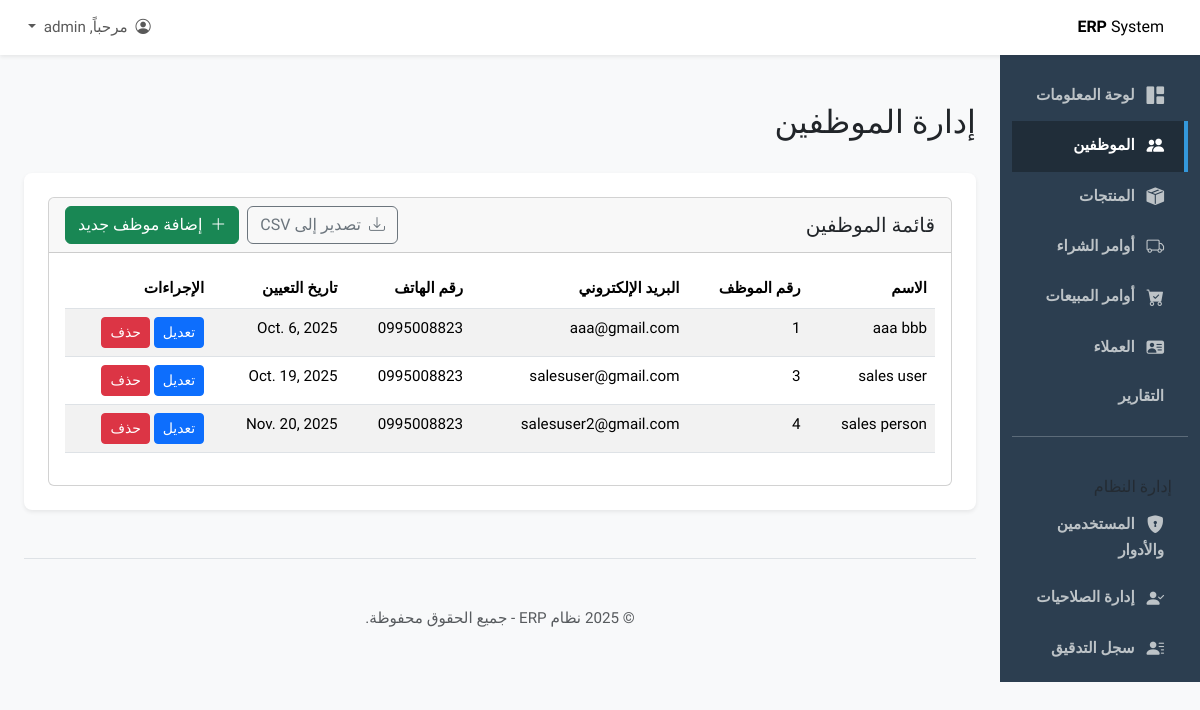
/employees/ (signed in), run on an earlier commit of the app's database.
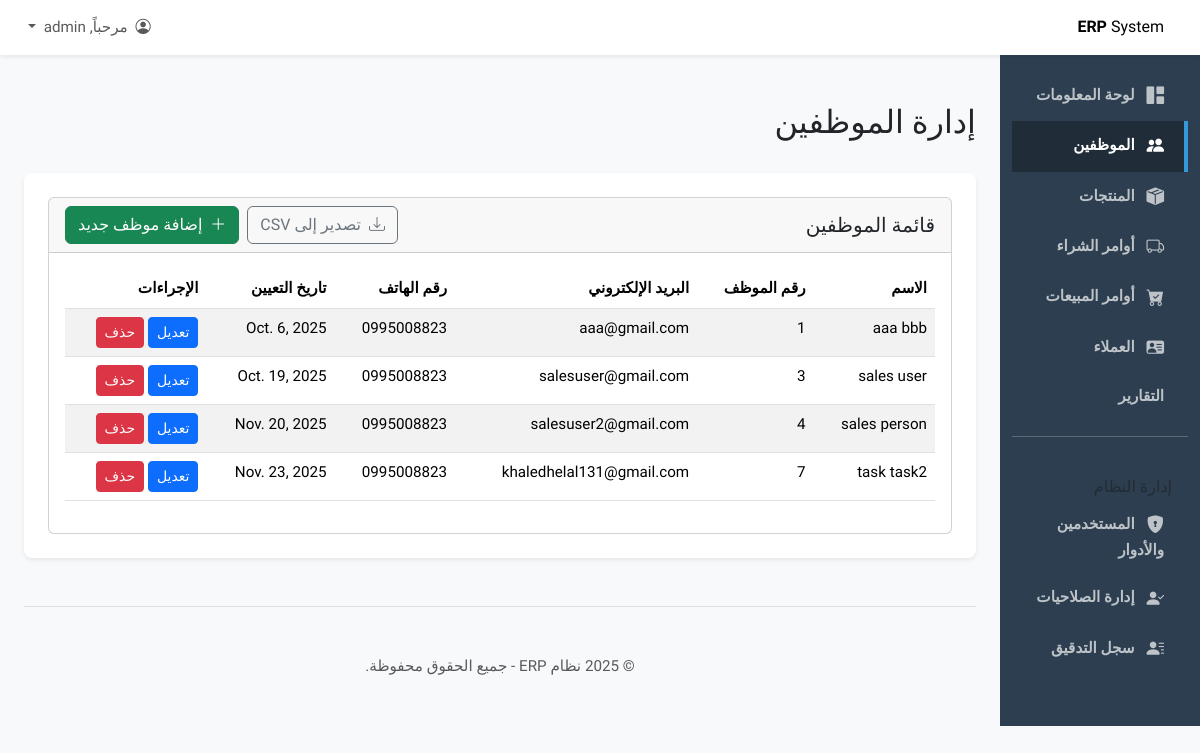
And on a later commit of the database.
### employees/models.py (models this page shows, shortened)
class Employee(models.Model):
    user = models.OneToOneField(User, on_delete=models.CASCADE, related_name='employee_profile', null=True, blank=True)
    employee_id = models.CharField(max_length=20, unique=True, verbose_name="رقم الموظف")
    first_name = models.CharField(max_length=100, verbose_name="الاسم الأول")
    last_name = models.CharField(max_length=100, verbose_name="الاسم الأخير")
    email = models.EmailField(unique=True, verbose_name="البريد الإلكتروني")
    phone_number = models.CharField(max_length=20, blank=True, null=True, verbose_name="رقم الهاتف")
    address = models.TextField(blank=True, null=True, verbose_name="العنوان")
    hire_date = models.DateField(verbose_name="تاريخ التعيين")
    salary = models.DecimalField(max_digits=10, decimal_places=2, verbose_name="الراتب")
    is_active = models.BooleanField(default=True, verbose_name="نشط")
    history = HistoricalRecords()
    class Meta:
        verbose_name = "الموظف"
        verbose_name_plural = "الموظفين"

### employees/views.py (the view)
# urls.py: path('', views.employee_list_view, name='employee_list'),
@login_required
@permission_required('employees.view_employee', raise_exception=True)
def employee_list_view(request):
    employees = Employee.objects.all().order_by('first_name')
    context = {'employees': employees}
    return render(request, 'employees/employee_list.html', context)

### employees/templates/employees/employee_list.html (shortened to what this page needs)
{% extends "base.html" %}
{% block page_title %}إدارة الموظفين{% endblock %}
{% block content %}
<div class="card">
    <div class="card-header d-flex justify-content-between align-items-center flex-wrap">
        <h5 class="mb-0">قائمة الموظفين</h5>
        <div class="btn-toolbar">
            {% if perms.employees.view_employee %}
                <a href="{% url 'employee_export_csv' %}" class="btn btn-outline-secondary me-2">
                    <i class="bi bi-download me-1"></i> تصدير إلى CSV
                </a>
            {% endif %}
            {% if perms.employees.add_employee %}
                <a href="{% url 'employee_add' %}" class="btn btn-success">
                    <i class="bi bi-plus-lg me-1"></i> إضافة موظف جديد
                </a>
            {% endif %}
        </div>
    </div>
    <div class="card-body">
            <div class="table-responsive">
                <table class="table table-striped table-hover">
                    <thead>
                        <tr>
                            <th>الاسم</th>
                            <th>رقم الموظف</th>
                            <th>البريد الإلكتروني</th>
                            <th>رقم الهاتف</th>
                            <th>تاريخ التعيين</th>
                            <th>الإجراءات</th>
                        </tr>
                    </thead>
                    <tbody>
                        {% for employee in employees %}
                        <tr>
                            <td>{{ employee.first_name }} {{ employee.last_name }}</td>
                            <td>{{ employee.employee_id }}</td>
                            <td>{{ employee.email }}</td>
                            <td>{{ employee.phone_number }}</td>
                            <td>{{ employee.hire_date }}</td>
                            <td>
                                {% if perms.employees.change_employee %}
                                <a href="{% url 'employee_edit' pk=employee.pk %}"
                                    class="btn btn-sm btn-primary">تعديل</a>
                                {% endif %}
                                {% if perms.employees.delete_employee %}
                                <a href="{% url 'employee_delete' pk=employee.pk %}"
                                    class="btn btn-sm btn-danger">حذف</a>
                                {% endif %}
                            </td>
                        </tr>
                        {% empty %}
                        <tr>
                            <td colspan="6" class="text-center">لا يوجد موظفين لعرضهم.</td>
                        </tr>
                        {% endfor %}
                    </tbody>
                </table>
            </div>
        </div>
    </div>
    {% endblock %}```

What changed in the data, as far as the page shows it:
added Employee: first_name "task", last_name "task2", employee_id "7", email "khaledhelal131@gmail.com", phone_number "0995008823", hire_date "Nov. 23, 2025"
